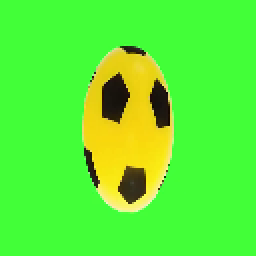
#> input picture frames/frame_0000.png, 128 x 128 px (shown 2 times larger); its folder holds only this picture in this run
$ python part1.py
#> lines starting #> are read from the running program, lines starting #| are printed output that depends on the picture
import cv2
import numpy as np
import matplotlib.pyplot as plt
import os

def load_frames(folder):
#> called with folder = 'frames'
    files = sorted([f for f in os.listdir(folder) if f.endswith('.png')])
    frames = [cv2.imread(os.path.join(folder, f)) for f in files]
    print(f"Chargé {len(frames)} frames")
#| Chargé 1 frames
    return frames

def bgr_to_ycbcr(frame_bgr):
    frame_ycrcb = cv2.cvtColor(frame_bgr, cv2.COLOR_BGR2YCrCb)
    Y  = frame_ycrcb[:, :, 0].astype(np.float32)
    Cr = frame_ycrcb[:, :, 1].astype(np.float32)
    Cb = frame_ycrcb[:, :, 2].astype(np.float32)
    Cb_sub = Cb[::2, ::2]
    Cr_sub = Cr[::2, ::2]
    return Y, Cb_sub, Cr_sub

def ycbcr_to_bgr(Y, Cb_sub, Cr_sub):
    h, w = Y.shape
    Cb = cv2.resize(Cb_sub, (w, h), interpolation=cv2.INTER_LINEAR)
    Cr = cv2.resize(Cr_sub, (w, h), interpolation=cv2.INTER_LINEAR)
    ycrcb = np.stack([Y, Cr, Cb], axis=2).clip(0, 255).astype(np.uint8)
    return cv2.cvtColor(ycrcb, cv2.COLOR_YCrCb2BGR)

if __name__ == "__main__":
    frames = load_frames("frames")
#> frames = 1 item
    frame  = frames[0]
#> frame is the input picture: shape (128, 128, 3); mean B, G, R 51.5, 240.1, 89.4

    Y, Cb, Cr = bgr_to_ycbcr(frame)
#> in bgr_to_ycbcr, `frame_ycrcb = cv2.cvtColor(frame_bgr, cv2.COLOR_BGR2YCrCb)`: frame_ycrcb: shape (128, 128, 3); mean of channels 0, 1, 2 173.7, 68.3, 58.8
#> in bgr_to_ycbcr, `Y  = frame_ycrcb[:, :, 0].astype(np.float32)`:
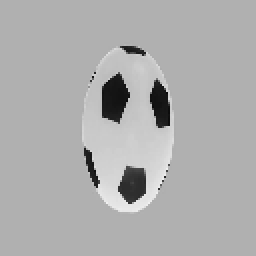
#> Y: shape (128, 128) float32 (shown 2 times larger); min 9, max 240, mean 173.7
#> in bgr_to_ycbcr, `Cr = frame_ycrcb[:, :, 1].astype(np.float32)`:
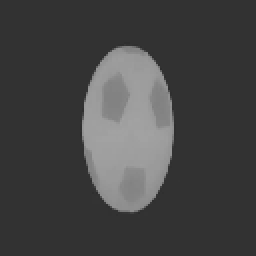
#> Cr: shape (128, 128) float32 (shown 2 times larger); min 45, max 162, mean 68.3
#> in bgr_to_ycbcr, `Cb = frame_ycrcb[:, :, 2].astype(np.float32)`:
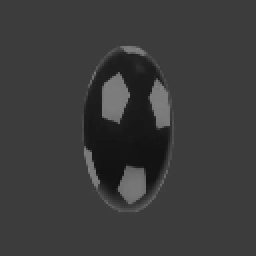
#> Cb: shape (128, 128) float32 (shown 2 times larger); min 14, max 130, mean 58.8
    reconstructed = ycbcr_to_bgr(Y, Cb, Cr)
#> in ycbcr_to_bgr, `ycrcb = np.stack([Y, Cr, Cb], axis=2).clip(0, 255).astype(np.uint8)`:
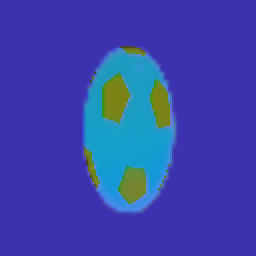
#> ycrcb: shape (128, 128, 3) (shown 2 times larger); mean of channels 0, 1, 2 173.7, 68.2, 58.7; drawn as B, G, R
#> in ycbcr_to_bgr, `return cv2.cvtColor(ycrcb, cv2.COLOR_YCrCb2BGR)`:
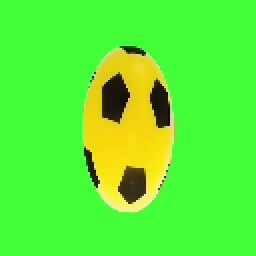
#> returned value: shape (128, 128, 3) (shown 2 times larger); mean B, G, R 51, 240.1, 90.1

    print(f"Frame originale : {frame.shape}")
#| Frame originale : (128, 128, 3)
    print(f"Y               : {Y.shape}")
#| Y               : (128, 128)
    print(f"Cb              : {Cb.shape}")
#| Cb              : (64, 64)
    print(f"Cr              : {Cr.shape}")
#| Cr              : (64, 64)

    fig, axes = plt.subplots(1, 5, figsize=(18, 4))
    axes[0].imshow(cv2.cvtColor(frame, cv2.COLOR_BGR2RGB))
    axes[0].set_title("Original")
    axes[1].imshow(Y, cmap='gray')
    axes[1].set_title(f"Y (luminosité)\n{Y.shape}")
    axes[2].imshow(Cb, cmap='Blues')
    axes[2].set_title(f"Cb (chroma bleu)\n{Cb.shape}")
    axes[3].imshow(Cr, cmap='Reds')
    axes[3].set_title(f"Cr (chroma rouge)\n{Cr.shape}")
    axes[4].imshow(cv2.cvtColor(reconstructed, cv2.COLOR_BGR2RGB))
    axes[4].set_title("Reconstruit")
    for ax in axes:
        ax.axis('off')

    plt.tight_layout()
    plt.savefig("part1_result.png")
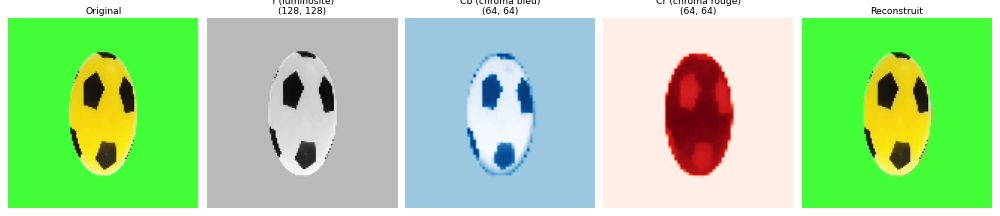
#> figure drawn by matplotlib, 5 panels
    plt.show()
    print("Image sauvegardée : part1_result.png")

$ run again, on frames/frame_0004.png
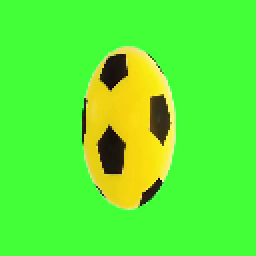
#> input picture frames/frame_0004.png, 128 x 128 px (shown 2 times larger)
#| Chargé 1 frames
#> frames = 1 item
#> frame is the input picture: shape (128, 128, 3); mean B, G, R 51.7, 240.1, 89.6
#> frame_ycrcb: shape (128, 128, 3); mean of channels 0, 1, 2 173.8, 68.4, 58.9
#> in ycbcr_to_bgr, `ycrcb = np.stack([Y, Cr, Cb], axis=2).clip(0, 255).astype(np.uint8)`:
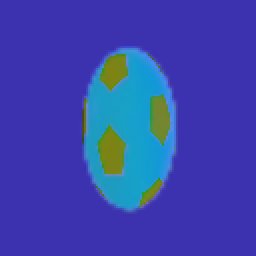
#> ycrcb: shape (128, 128, 3) (shown 2 times larger); mean of channels 0, 1, 2 173.8, 68.2, 58.7; drawn as B, G, R
#> in ycbcr_to_bgr, `return cv2.cvtColor(ycrcb, cv2.COLOR_YCrCb2BGR)`:
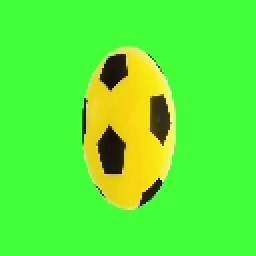
#> returned value: shape (128, 128, 3) (shown 2 times larger); mean B, G, R 51.2, 240.2, 90.3
#| Frame originale : (128, 128, 3)
#| Y               : (128, 128)
#| Cb              : (64, 64)
#| Cr              : (64, 64)

$ run again, on frames/frame_0005.png
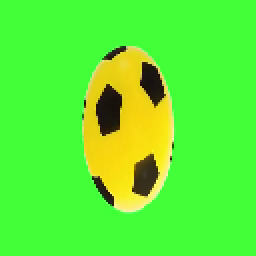
#> input picture frames/frame_0005.png, 128 x 128 px (shown 2 times larger)
#| Chargé 1 frames
#> frames = 1 item
#> frame is the input picture: shape (128, 128, 3); mean B, G, R 51.7, 240.1, 89.6
#> frame_ycrcb: shape (128, 128, 3); mean of channels 0, 1, 2 173.8, 68.3, 58.9
#> in ycbcr_to_bgr, `ycrcb = np.stack([Y, Cr, Cb], axis=2).clip(0, 255).astype(np.uint8)`:
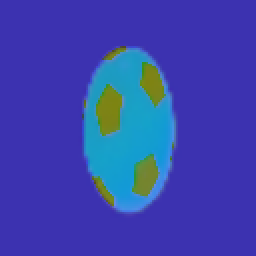
#> ycrcb: shape (128, 128, 3) (shown 2 times larger); mean of channels 0, 1, 2 173.8, 68.2, 58.8; drawn as B, G, R
#> in ycbcr_to_bgr, `return cv2.cvtColor(ycrcb, cv2.COLOR_YCrCb2BGR)`:
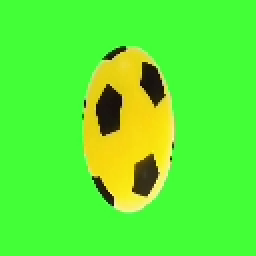
#> returned value: shape (128, 128, 3) (shown 2 times larger); mean B, G, R 51.1, 240.2, 90.2
#| Frame originale : (128, 128, 3)
#| Y               : (128, 128)
#| Cb              : (64, 64)
#| Cr              : (64, 64)

$ run again, on frames/frame_0006.png
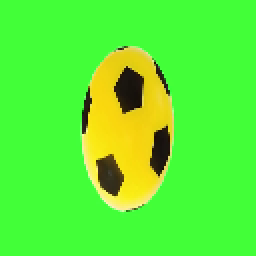
#> input picture frames/frame_0006.png, 128 x 128 px (shown 2 times larger)
#| Chargé 1 frames
#> frames = 1 item
#> frame is the input picture: shape (128, 128, 3); mean B, G, R 51.6, 240.2, 89.6
#> frame_ycrcb: shape (128, 128, 3); mean of channels 0, 1, 2 173.8, 68.3, 58.8
#> in ycbcr_to_bgr, `ycrcb = np.stack([Y, Cr, Cb], axis=2).clip(0, 255).astype(np.uint8)`:
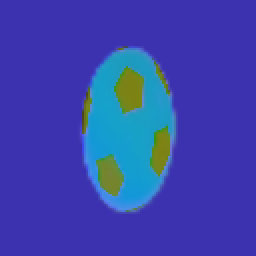
#> ycrcb: shape (128, 128, 3) (shown 2 times larger); mean of channels 0, 1, 2 173.8, 68.2, 58.7; drawn as B, G, R
#> in ycbcr_to_bgr, `return cv2.cvtColor(ycrcb, cv2.COLOR_YCrCb2BGR)`:
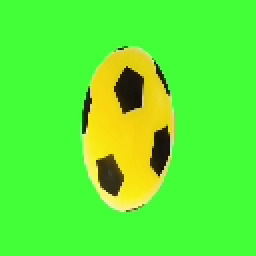
#> returned value: shape (128, 128, 3) (shown 2 times larger); mean B, G, R 51.1, 240.2, 90.3
#| Frame originale : (128, 128, 3)
#| Y               : (128, 128)
#| Cb              : (64, 64)
#| Cr              : (64, 64)
